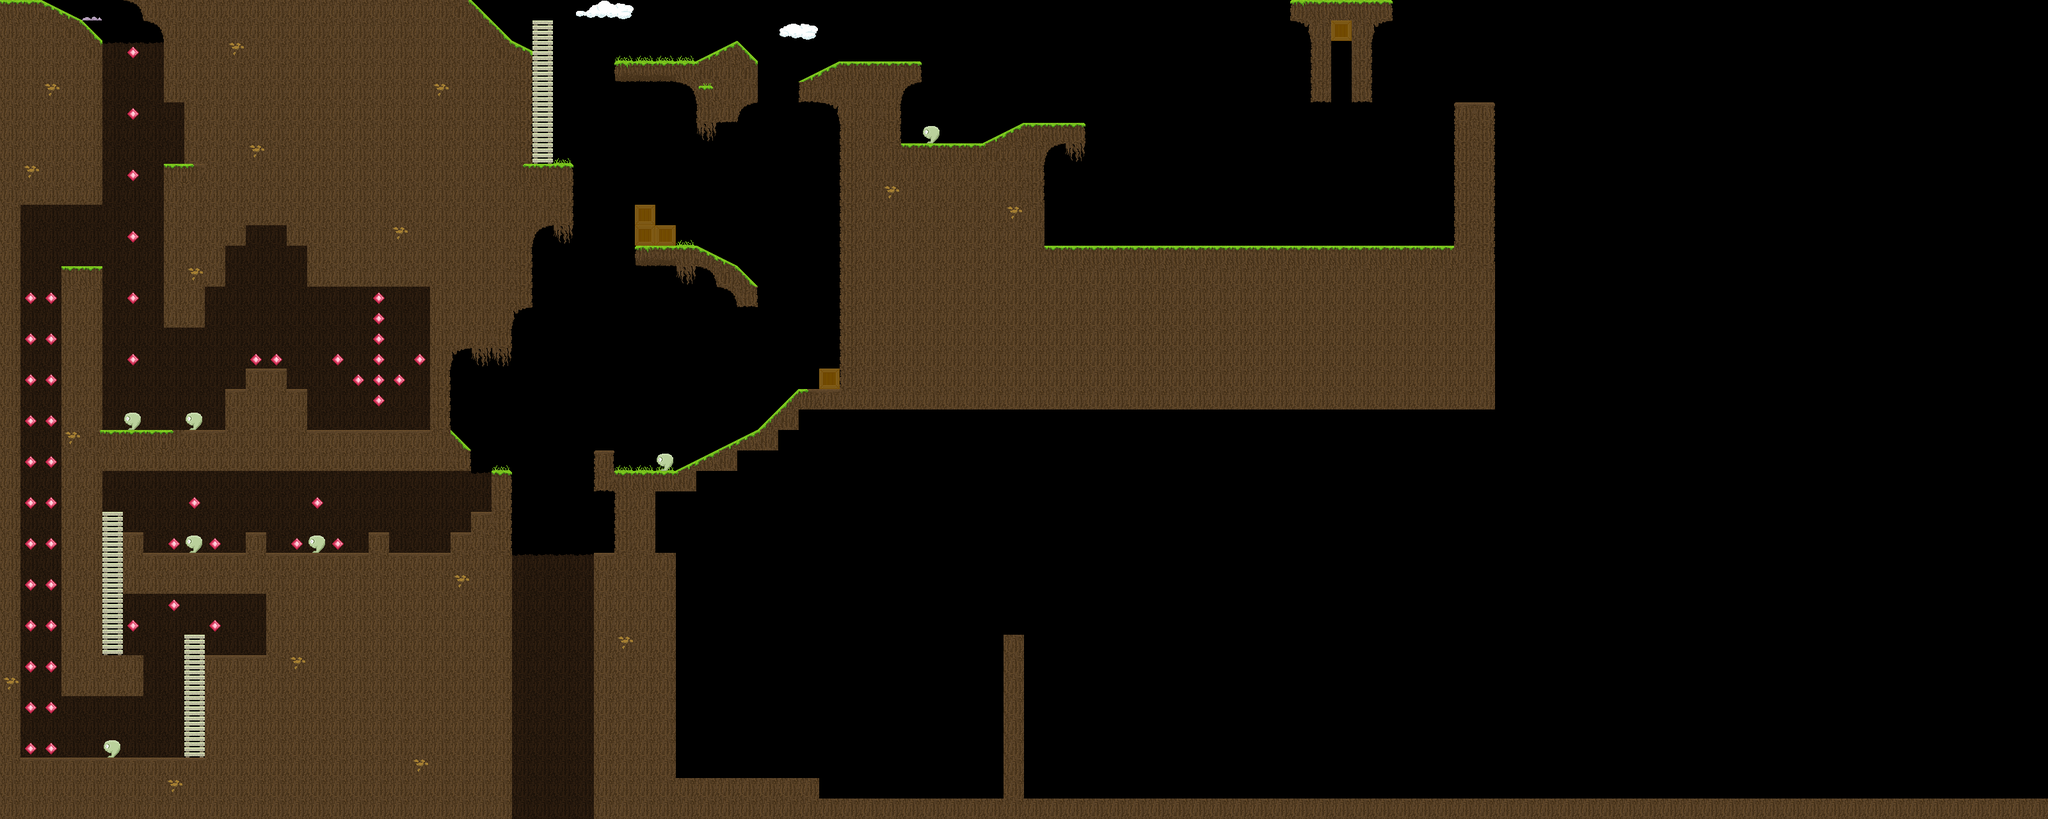

Below is a game level as drawn by its tile map, then a one-line description and the .tmx that defines it (tile-layer data replaced by summaries):
An orthogonal 100x40 tile map with 32x32 px tiles, 2 tile layers (Static Objects, Foreground Objects), 3 tilesets and 12 objects (6x 6 - kDoor, 3x 21 - kDoorOpen, 2x 3 - kLever, 20 - kLeverFlipped).

<map version="1.0" orientation="orthogonal" width="100" height="40" tilewidth="32" tileheight="32">
 <properties>
  <property name="bgm" value="The_last_wish_0.mp3" />
 </properties>
 <tileset firstgid="1" name="Tiles_32x32" tilewidth="32" tileheight="32">
  <image source="../tilesets/Tiles_32x32.png" width="256" height="256" />
  <tile id="6">
   <properties>
    <property name="solid" value="1" />
    <property name="type" value="1" />
   </properties>
  </tile>
  <tile id="8">
   <properties>
    <property name="solid" value="0" />
   </properties>
  </tile>
  <tile id="11">
   <properties>
    <property name="solid" value="0" />
   </properties>
  </tile>
  <tile id="12">
   <properties>
    <property name="solid" value="0" />
   </properties>
  </tile>
  <tile id="13">
   <properties>
    <property name="solid" value="0" />
   </properties>
  </tile>
  <tile id="20">
   <properties>
    <property name="type" value="15" />
   </properties>
  </tile>
  <tile id="23">
   <properties>
    <property name="solid" value="0" />
   </properties>
  </tile>
  <tile id="24">
   <properties>
    <property name="type" value="16" />
   </properties>
  </tile>
  <tile id="25">
   <properties>
    <property name="type" value="14" />
   </properties>
  </tile>
  <tile id="28">
   <properties>
    <property name="solid" value="0" />
   </properties>
  </tile>
  <tile id="30">
   <properties>
    <property name="type" value="16" />
   </properties>
  </tile>
  <tile id="31">
   <properties>
    <property name="solid" value="0" />
   </properties>
  </tile>
  <tile id="34">
   <properties>
    <property name="solid" value="0" />
   </properties>
  </tile>
  <tile id="35">
   <properties>
    <property name="solid" value="0" />
   </properties>
  </tile>
  <tile id="36">
   <properties>
    <property name="solid" value="0" />
   </properties>
  </tile>
  <tile id="37">
   <properties>
    <property name="solid" value="0" />
   </properties>
  </tile>
  <tile id="38">
   <properties>
    <property name="solid" value="0" />
   </properties>
  </tile>
  <tile id="39">
   <properties>
    <property name="solid" value="0" />
   </properties>
  </tile>
  <tile id="40">
   <properties>
    <property name="solid" value="0" />
   </properties>
  </tile>
  <tile id="41">
   <properties>
    <property name="solid" value="0" />
   </properties>
  </tile>
  <tile id="42">
   <properties>
    <property name="solid" value="0" />
   </properties>
  </tile>
  <tile id="43">
   <properties>
    <property name="solid" value="0" />
   </properties>
  </tile>
  <tile id="44">
   <properties>
    <property name="solid" value="0" />
    <property name="type" value="19" />
   </properties>
  </tile>
  <tile id="45">
   <properties>
    <property name="solid" value="0" />
    <property name="type" value="19" />
   </properties>
  </tile>
  <tile id="46">
   <properties>
    <property name="type" value="18" />
   </properties>
  </tile>
  <tile id="50">
   <properties>
    <property name="solid" value="0" />
    <property name="type" value="2" />
   </properties>
  </tile>
  <tile id="51">
   <properties>
    <property name="solid" value="1" />
    <property name="type" value="17" />
   </properties>
  </tile>
  <tile id="52">
   <properties>
    <property name="type" value="11" />
   </properties>
  </tile>
  <tile id="53">
   <properties>
    <property name="type" value="13" />
   </properties>
  </tile>
  <tile id="54">
   <properties>
    <property name="solid" value="0" />
   </properties>
  </tile>
  <tile id="55">
   <properties>
    <property name="solid" value="0" />
   </properties>
  </tile>
  <tile id="56">
   <properties>
    <property name="type" value="12" />
   </properties>
  </tile>
  <tile id="60">
   <properties>
    <property name="solid" value="0" />
   </properties>
  </tile>
  <tile id="61">
   <properties>
    <property name="solid" value="0" />
   </properties>
  </tile>
 </tileset>
 <tileset firstgid="65" name="sheet1_2" tilewidth="32" tileheight="32">
  <image source="../tilesets/sheet1_2.png" width="256" height="256" />
  <tile id="25">
   <properties>
    <property name="solid" value="0" />
   </properties>
  </tile>
 </tileset>
 <tileset firstgid="129" name="objects" tilewidth="32" tileheight="32">
  <image source="../tilesets/objects.png" width="1024" height="1024" />
  <tile id="0">
   <properties>
    <property name="solid" value="0" />
    <property name="type" value="3" />
   </properties>
  </tile>
  <tile id="1">
   <properties>
    <property name="secondTile" value="1" />
    <property name="solid" value="0" />
    <property name="type" value="3" />
   </properties>
  </tile>
 </tileset>
 <layer name="Static Objects" width="100" height="40">
  <data>[4000 cells, 1615 non-empty, 43 distinct tile ids]</data>
 </layer>
 <layer name="Foreground Objects" width="100" height="40">
  <data>[4000 cells, 79 non-empty, 14 distinct tile ids]</data>
 </layer>
 <objectgroup name="Switch_0" width="100" height="40">
  <object name="3" type="3 - kLever" gid="129" x="576" y="672" />
  <object name="6" type="6 - kDoor" gid="133" x="576" y="768" />
  <object name="6" type="6 - kDoor" gid="133" x="576" y="800" />
  <object name="6" type="6 - kDoor" gid="133" x="576" y="832" />
  <object name="20" type="20 - kLeverFlipped" gid="130" x="640" y="864" />
  <object name="21" type="21 - kDoorOpen" gid="134" x="704" y="832" />
  <object name="21" type="21 - kDoorOpen" gid="134" x="704" y="800" />
  <object name="21" type="21 - kDoorOpen" gid="134" x="704" y="768" />
 </objectgroup>
 <objectgroup name="Switch_1" width="100" height="40">
  <object name="3" type="3 - kLever" gid="129" x="1632" y="384" />
  <object name="6" type="6 - kDoor" gid="133" x="2080" y="96" />
  <object name="6" type="6 - kDoor" gid="133" x="2080" y="128" />
  <object name="6" type="6 - kDoor" gid="133" x="2080" y="160" />
 </objectgroup>
</map>
